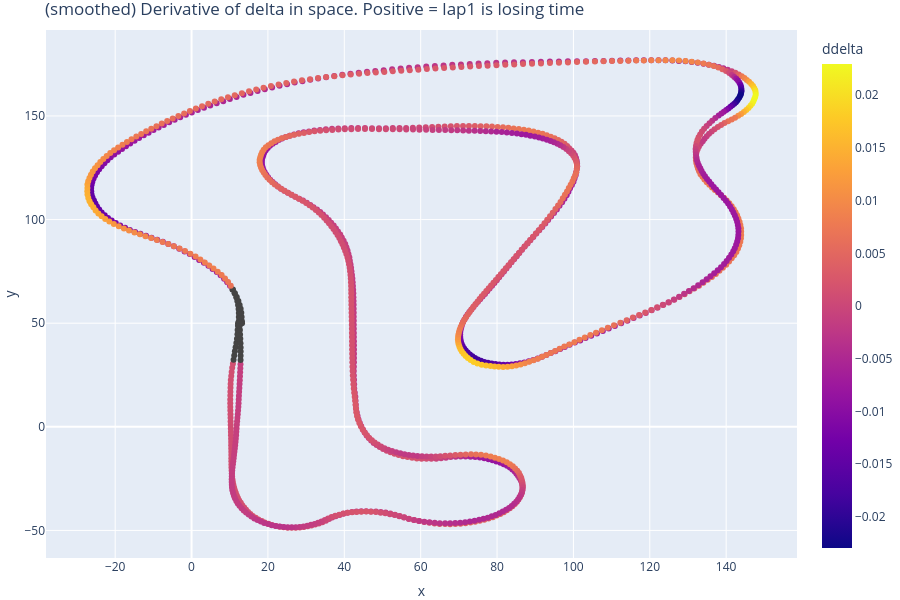

Write notebook code for a chart like this one.
### Code cell
fig = px.scatter(
    data.assign(ddelta=lambda d: d["delta"].diff().rolling(20).mean().shift(-10)),
    x="x",
    y="y",
    color="ddelta",
    hover_data=["cum_dist", "lap10_speed", "lap15_speed"],
    title="(smoothed) Derivative of delta in space. Positive = lap1 is losing time",
).update_layout(height=500, margin=dict(l=0, r=0, t=30, b=0))
for trace in (
    px.scatter(
        data.assign(ddelta=lambda d: -d["delta"].diff().rolling(20).mean().shift(-10)),
        x="x2",
        y="y2",
        color="ddelta",
        hover_data=["cum_dist", "delta", "lap10_speed", "lap15_speed"],
        title="(smoothed) Derivative of delta in space. Positive = lap1 is losing time",
    )
    .update_layout(height=500, margin=dict(l=0, r=0, t=30, b=0))
    .data
):
    fig.add_trace(trace)
fig.update_layout(height=600)

### Figure 1 — Plotly figure (JSON) as saved in the notebook; plotly's stock layout.template omitted (floating-point values rounded to 4 significant figures; data arrays with more than 128 entries replaced by an {"elided": "..."} marker saying what was removed)
{"data": [{"customdata": {"elided": "667x3 float values"}, "hovertemplate": "x=%{x}<br>y=%{y}<br>cum_dist=%{customdata[0]}<br>lap10_speed=%{customdata[1]}<br>lap15_speed=%{customdata[2]}<br>ddelta=%{marker.color}<extra></extra>", "legendgroup": "", "marker": {"color": {"elided": "667 float values"}, "coloraxis": "coloraxis", "symbol": "circle"}, "mode": "markers", "name": "", "orientation": "v", "showlegend": false, "type": "scatter", "x": {"elided": "667 float values"}, "xaxis": "x", "y": {"elided": "667 float values"}, "yaxis": "y"}, {"customdata": {"elided": "667x4 float values"}, "hovertemplate": "x2=%{x}<br>y2=%{y}<br>cum_dist=%{customdata[0]}<br>delta=%{customdata[1]}<br>lap10_speed=%{customdata[2]}<br>lap15_speed=%{customdata[3]}<br>ddelta=%{marker.color}<extra></extra>", "legendgroup": "", "marker": {"color": {"elided": "667 float values"}, "coloraxis": "coloraxis", "symbol": "circle"}, "mode": "markers", "name": "", "orientation": "v", "showlegend": false, "type": "scatter", "x": {"elided": "667 float values"}, "xaxis": "x", "y": {"elided": "667 float values"}, "yaxis": "y"}], "layout": {"coloraxis": {"colorbar": {"title": {"text": "ddelta"}}, "colorscale": [[0, "#0d0887"], [0.1111, "#46039f"], [0.2222, "#7201a8"], [0.3333, "#9c179e"], [0.4444, "#bd3786"], [0.5556, "#d8576b"], [0.6667, "#ed7953"], [0.7778, "#fb9f3a"], [0.8889, "#fdca26"], [1, "#f0f921"]]}, "height": 600, "legend": {"tracegroupgap": 0}, "margin": {"b": 0, "l": 0, "r": 0, "t": 30}, "title": {"text": "(smoothed) Derivative of delta in space. Positive = lap1 is losing time"}, "xaxis": {"anchor": "y", "domain": [0, 1], "title": {"text": "x"}}, "yaxis": {"anchor": "x", "domain": [0, 1], "title": {"text": "y"}}}}
